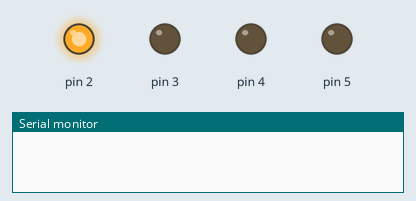
Recording of a sketch running on a simulated Arduino Uno, built with avr-gcc and run on an emulated ATmega328P. Shown: output pins drawn as LEDs (lit = HIGH), the last lines printed to the serial monitor.

Above: at 0.2 s.
At 1.2 s:
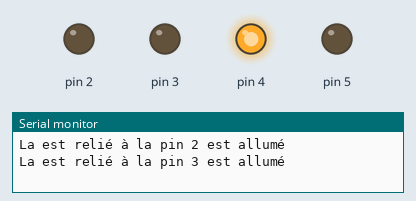
At 2.7 s:
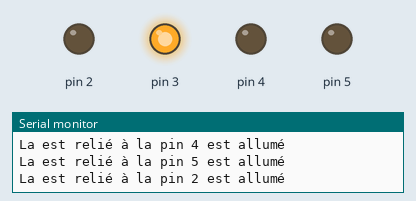
At 3.7 s:
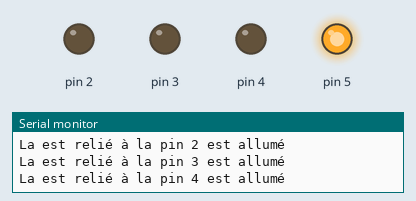
Timing chart, 0 to 4.6 s (numbered marks = the images above):
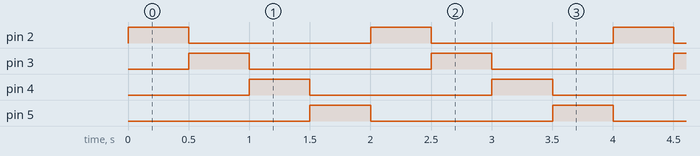

The sketch:

02_Chenille_Base.fzz.ino
```cpp
//Name : Chenille_Base
//Date : 05.09.2019
//Autor: Johnny Vaca

void setup() {
  // initialize digital pins 2 to 5 as an output.
  pinMode(2, OUTPUT);
  pinMode(3, OUTPUT);
  pinMode(4, OUTPUT);
  pinMode(5, OUTPUT);
  Serial.begin(9600);

}


void loop() {


int time_delay = 500;

  for(int i = 2 ;i <= 5; i++)
  {
    digitalWrite(i, HIGH);
    delay(time_delay);
    Serial.print("La est relié à la pin ");
    Serial.print(i,DEC);
    Serial.println(" est allumé");
    digitalWrite(i, LOW);


  }


}
```

Measured:
- by itself, pin 2–5: alternates HIGH for 0.50 s and LOW for 1.5 s
- by itself, everything shown: repeats every 2.0 s, in 5 steps
